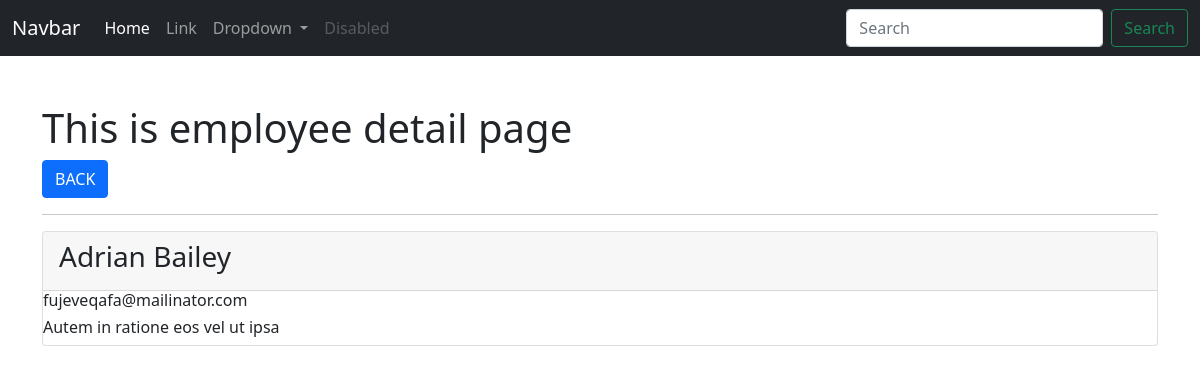
The app's page /employee/show/5/, older data.
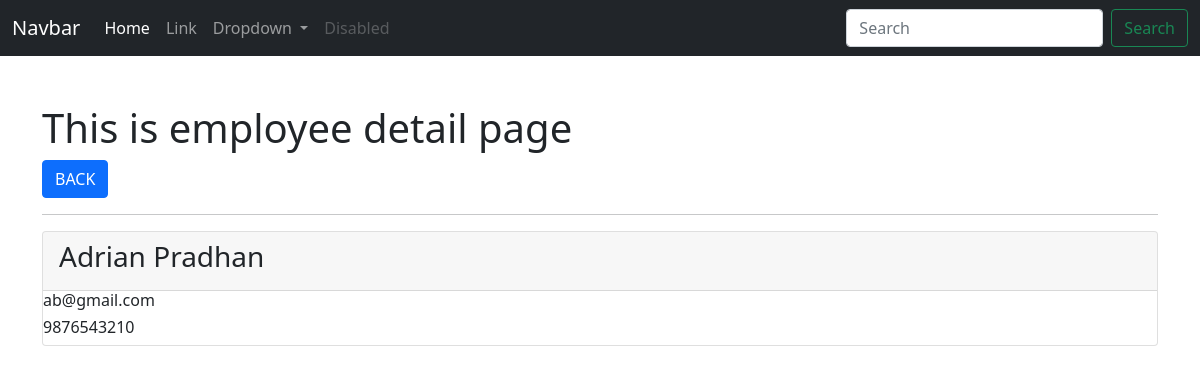
The same page, newer data.
### app_employeewebsite/models.py (models this page shows, shortened)
class Employee(models.Model):
    full_name = models.CharField(max_length=255)
    contact = models.CharField(max_length=255)
    email = models.EmailField()
    dob = models.DateField()
    join_date = models.DateField()
    gender = models.CharField(max_length=255)
    blood_group = models.CharField(max_length=255)
    address = models.CharField(max_length=255)
    user = models.ForeignKey(User, on_delete=models.CASCADE)
    department = models.ForeignKey(Department, on_delete=models.CASCADE)
    class Meta:
        db_table = 'app_employee'

### app_employeewebsite/views.py (the view)
# urls.py: path('employee/show/<int:id>/', views.employee_show, name='emp-show'),
def employee_show(request, id):
    data = Employee.objects.get(id=id)
    context = {"data": data}
    return render(request, 'employees/show_employee.html', context)

### templates/employees/show_employee.html (shortened to what this page needs)
{% extends 'layouts/master.html' %}
{% block content %}
<div class="container mt-5">
    <h1>This is employee detail page</h1>
    <a href="{% url 'emp-index' %}" class="btn btn-primary">BACK</a>
    <hr>
    <div class="card">
        <div class="card-header"><h3>{{ data.full_name }}</h3></div>
        <div class="ccard-body">
            <h6>{{ data.email }}</h6>
            <h6>{{ data.contact }}</h6>
        </div>
    </div>
</div>
{% endblock %}

Row changes from the older to the newer data that the page shows:
changed Employee: full_name "Adrian Bailey" → "Adrian Pradhan"; email "fujeveqafa@mailinator.com" → "ab@gmail.com"; contact "Autem in ratione eos vel ut ipsa" → "9876543210"
